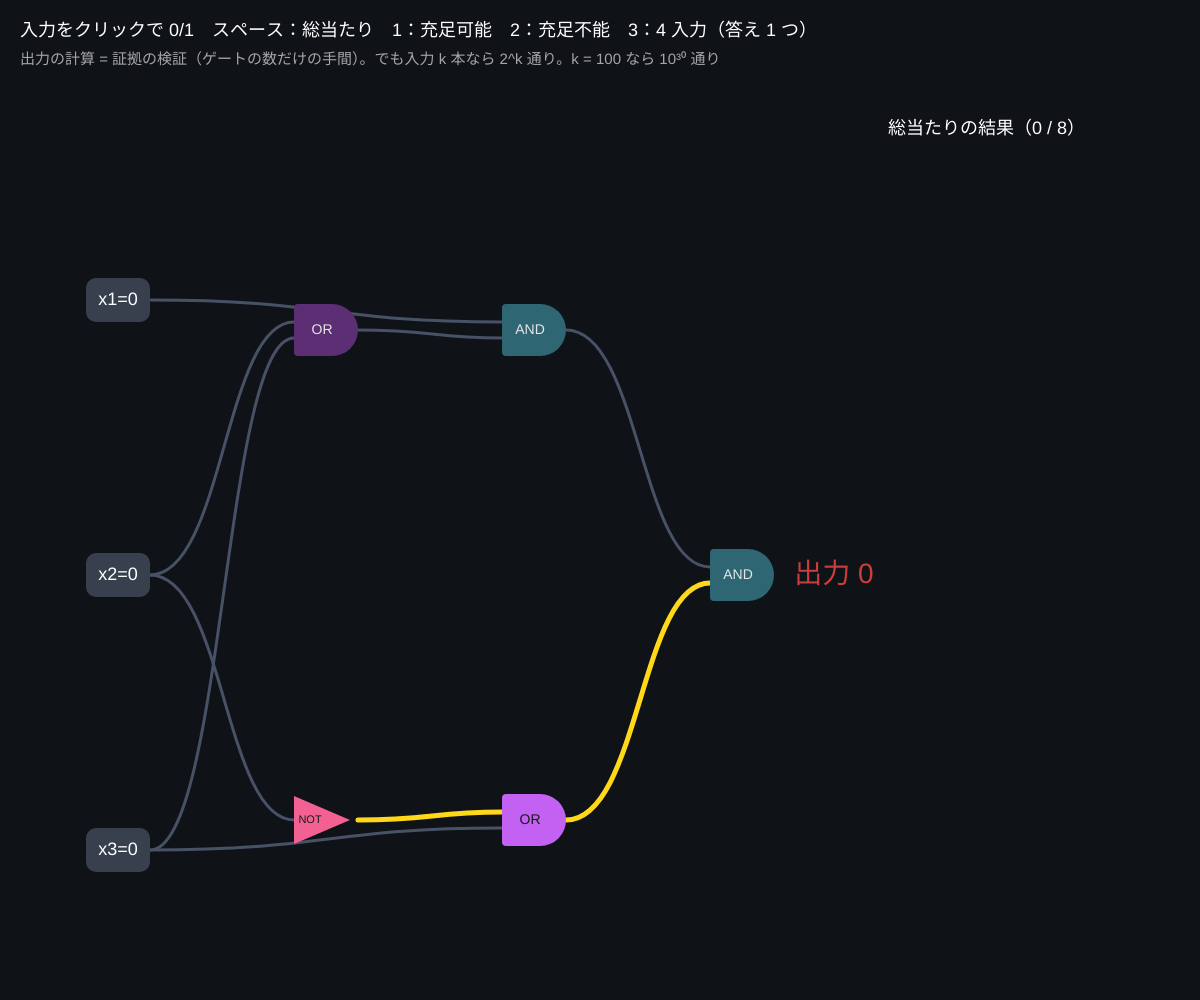
Frame 1 (no input)
Frame 60 (no input): identical to frame 1, image omitted
Frame 120 (the mouse pressed at the canvas centre since frame 60): identical to frame 1, image omitted

The p5.js sketch that drew this single still picture (run headless with seeded random() and noise() and a simulated clock; from frame 60 on, the mouse is pressed at the canvas centre):

// p5.js sketch
// ── sketch.js
// ============================================
// 02 回路充足可能性（CIRCUIT-SAT）
// AND・OR・NOT の回路に、出力が 1 になる入力はある？ → 最初に NP 完全と証明された問題のなかま（クック＝レヴィン）
// 入力を決めれば出力の計算（検証）は一瞬。でも入力が k 本なら候補は 2^k 通り
// 左の入力をクリックで 0/1 切り替え / スペースで全部の入力を総当たり / 1〜3 で回路を切り替え
// ============================================

let inputs = [];   // { name, v }
let gates = [];    // { type, ins: ['x1' | ゲート番号], v }
let truth = [];    // 総当たりの結果
let bruteK = -1;   // 総当たりで今調べている番号
let presetNo = 1;
let BRUTE_WAIT = 18; // ★ 1 通り調べるのにかけるフレーム数

function setup() {
  createCanvas(windowWidth, windowHeight);
  colorMode(HSB, 360, 100, 100, 100);
  preset(1);
}

function preset(k) {
  presetNo = k;
  if (k === 1) { // 充足可能
    inputs = ['x1', 'x2', 'x3'];
    gates = [
      { type: 'OR', ins: ['x2', 'x3'] },   // 0
      { type: 'NOT', ins: ['x2'] },        // 1
      { type: 'AND', ins: ['x1', 0] },     // 2
      { type: 'OR', ins: [1, 'x3'] },      // 3
      { type: 'AND', ins: [2, 3] },        // 4 = 出力（答えは 101 と 111）
    ];
  } else if (k === 2) { // 充足不能
    inputs = ['x1', 'x2', 'x3'];
    gates = [
      { type: 'OR', ins: ['x1', 'x2'] },
      { type: 'NOT', ins: ['x1'] },
      { type: 'NOT', ins: ['x2'] },
      { type: 'AND', ins: [1, 2] },
      { type: 'AND', ins: [0, 3, 'x3'] },
    ];
  } else { // 4 入力、答えは 1 通りだけ
    inputs = ['x1', 'x2', 'x3', 'x4'];
    gates = [
      { type: 'AND', ins: ['x1', 'x3'] },
      { type: 'OR', ins: ['x2', 'x4'] },
      { type: 'NOT', ins: [1] },
      { type: 'OR', ins: [0, 'x2'] },
      { type: 'AND', ins: [3, 2] },
      { type: 'AND', ins: [4, 'x1'] },
    ];
  }
  inputs = inputs.map((name) => ({ name, v: 0 }));
  truth = []; bruteK = -1;
  layout();
  evaluate();
}

// ゲートの深さで横位置を決める
function layout() {
  let depth = [];
  for (let i = 0; i < gates.length; i++) {
    let d = 0;
    for (let s of gates[i].ins) if (typeof s === 'number') d = max(d, depth[s]);
    depth[i] = d + 1;
  }
  let maxD = max(depth);
  let left = 120, right = width * 0.62;
  inputs.forEach((p, i) => { p.x = left; p.y = map(i, 0, inputs.length - 1, height * 0.3, height * 0.85); });
  for (let d = 1; d <= maxD; d++) {
    let col = gates.map((g, i) => i).filter((i) => depth[i] === d);
    col.forEach((i, j) => {
      gates[i].x = map(d, 0, maxD, left, right);
      gates[i].y = col.length === 1 ? height * 0.575 : map(j, 0, col.length - 1, height * 0.33, height * 0.82);
    });
  }
}

function val(s) { return typeof s === 'number' ? gates[s].v : inputs.find((p) => p.name === s).v; }
function pos(s) { return typeof s === 'number' ? gates[s] : inputs.find((p) => p.name === s); }
function evaluate() {
  for (let g of gates) {
    let vs = g.ins.map(val);
    g.v = g.type === 'AND' ? (vs.every((v) => v) ? 1 : 0) : g.type === 'OR' ? (vs.some((v) => v) ? 1 : 0) : 1 - vs[0];
  }
  return gates[gates.length - 1].v;
}

function draw() {
  background(220, 35, 9);
  // 総当たり
  if (bruteK >= 0 && frameCount % BRUTE_WAIT === 0) {
    let k = inputs.length;
    if (bruteK < (1 << k)) {
      inputs.forEach((p, i) => (p.v = (bruteK >> (k - 1 - i)) & 1));
      truth.push({ bits: inputs.map((p) => p.v).join(''), out: evaluate() });
      bruteK++;
    } else bruteK = -1;
  }

  // 配線
  for (let g of gates) {
    g.ins.forEach((s, j) => {
      let a = pos(s), on = val(s);
      let ty = g.y + (j - (g.ins.length - 1) / 2) * 16;
      noFill(); strokeWeight(on ? 5 : 3);
      stroke(on ? color(50, 90, 100) : color(220, 30, 40));
      bezier(a.x + 30, a.y, (a.x + g.x) / 2, a.y, (a.x + g.x) / 2, ty, g.x - 34, ty);
    });
  }
  // 入力
  for (let p of inputs) {
    noStroke(); fill(p.v ? color(50, 90, 100) : color(220, 25, 30));
    rect(p.x - 34, p.y - 22, 64, 44, 10);
    fill(p.v ? 0 : 100); textAlign(CENTER, CENTER); textSize(18);
    text(p.name + '=' + p.v, p.x - 2, p.y);
  }
  // ゲート
  gates.forEach((g, i) => {
    let out = i === gates.length - 1;
    let hue = g.type === 'AND' ? 190 : g.type === 'OR' ? 280 : 340;
    noStroke(); fill(hue, 60, g.v ? 95 : 45);
    if (g.type === 'NOT') triangle(g.x - 34, g.y - 24, g.x - 34, g.y + 24, g.x + 22, g.y);
    else rect(g.x - 34, g.y - 26, 64, 52, 4, 26, 26, 4);
    fill(0, 0, g.v ? 10 : 90); textSize(g.type === 'NOT' ? 11 : 14);
    text(g.type, g.type === 'NOT' ? g.x - 18 : g.x - 6, g.y);
    if (out) {
      fill(g.v ? color(120, 80, 100) : color(0, 70, 80)); textSize(28);
      text('出力 ' + g.v, g.x + 90, g.y);
    }
  });

  // 真理値表
  let tx = width * 0.74, ty = 120;
  textAlign(LEFT, TOP); fill(0, 0, 100); textSize(18);
  text('総当たりの結果（' + truth.length + ' / ' + (1 << inputs.length) + '）', tx, ty);
  textFont('monospace'); textSize(17);
  truth.forEach((r, i) => {
    fill(r.out ? color(120, 80, 100) : color(0, 0, 55));
    text(r.bits + '  →  ' + r.out + (r.out ? '  ★' : ''), tx, ty + 34 + i * 24);
  });
  textFont('sans-serif');
  if (truth.length === (1 << inputs.length)) {
    let sat = truth.some((r) => r.out);
    fill(sat ? color(120, 80, 100) : color(0, 70, 100)); textSize(20);
    text(sat ? '充足可能（出力 1 になる入力がある）' : '充足不能（どんな入力でも 0）', tx, ty + 44 + truth.length * 24);
  }

  textAlign(LEFT, BASELINE); fill(0, 0, 100); textSize(18);
  text('入力をクリックで 0/1　スペース：総当たり　1：充足可能　2：充足不能　3：4 入力（答え 1 つ）', 20, 36);
  fill(0, 0, 65); textSize(15);
  text('出力の計算 = 証拠の検証（ゲートの数だけの手間）。でも入力 k 本なら 2^k 通り。k = 100 なら 10³⁰ 通り', 20, 64);
}

function mousePressed() {
  for (let p of inputs) if (abs(mouseX - p.x) < 36 && abs(mouseY - p.y) < 24) { p.v = 1 - p.v; bruteK = -1; evaluate(); }
}
function keyPressed() {
  if (key === ' ') { truth = []; bruteK = 0; }
  if (key >= '1' && key <= '3') preset(int(key));
}
function windowResized() { resizeCanvas(windowWidth, windowHeight); layout(); }

// ---------- やってみよう ----------
// 1. 回路 3 で、総当たりする前に自分で答えを見つけよう
// 2. gates に新しいゲートを足して、充足不能な回路をつくろう
// 3. 入力を 5 本にすると表は何行？ 20 本なら？
